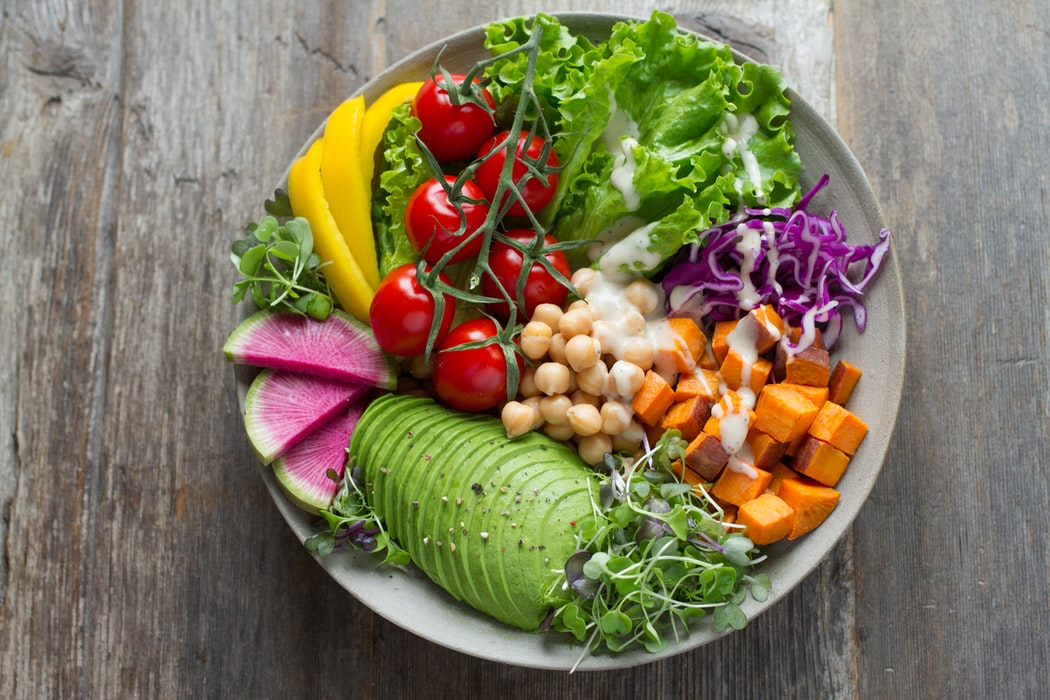
#> input picture img/photo1.jpg, 1050 x 700 px
$ python imgApp.py
#> lines starting #> are read from the running program, lines starting #| are printed output that depends on the picture
from PIL import Image
import os

files = os.listdir('img')
print(files)

img = Image.open('img/photo1.jpg')
#> img is the input picture: PIL image 1050x700 RGB; mean R, G, B 129.1, 119.1, 93
# img = img.resize((300, 500))
img.thumbnail((300, 500)) # 비율 맞춰서 줄여줌
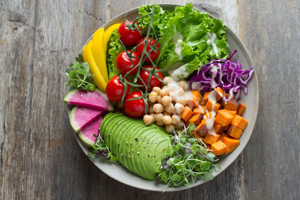
#> img: PIL image 300x200 RGB; mean R, G, B 129.1, 119.1, 93
img.save('img/new_photo1.jpg', quality=10) # jpg 파일은 quality옵션 사용, 기본 75 낮을수로 저화질
img = img.crop((50,50, 150, 150)) # 이미지 자르기 순서대로 왼쪽위부분, 오른쪽아래부분
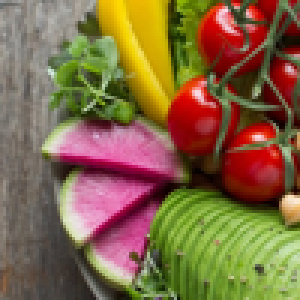
#> img: PIL image 100x100 RGB (shown 3 times larger); mean R, G, B 131.2, 103.5, 67.6

img2 = Image.open('img/photo1.jpg').convert('L')  # L 옵션 주면 흑백 사진으로
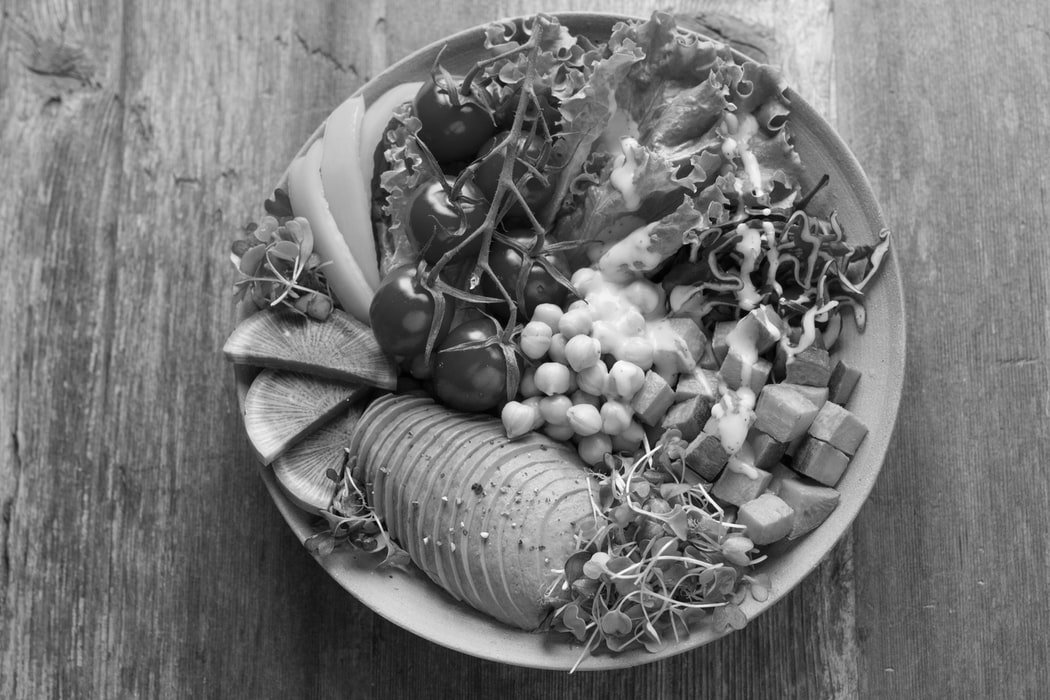
#> img2: PIL image 1050x700 L; min 0, max 255, mean 119.1
img2.save('img/new_photo2.png')
img2.quantize(colors=256, method=None, kmeans=0, palette=None, dither=1) # png파일은 quantize 옵션사용


for i in files:
    img = Image.open(f'img/{i}')
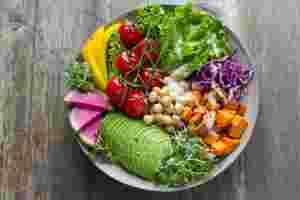
#> input picture img/new_new_photo1.jpg, 300 x 200 px
#> img is the input picture: PIL image 300x200 RGB; mean R, G, B 128.1, 119.5, 95
    img.thumbnail((500, 2500))
    img.save(f'img/new_{i}')
